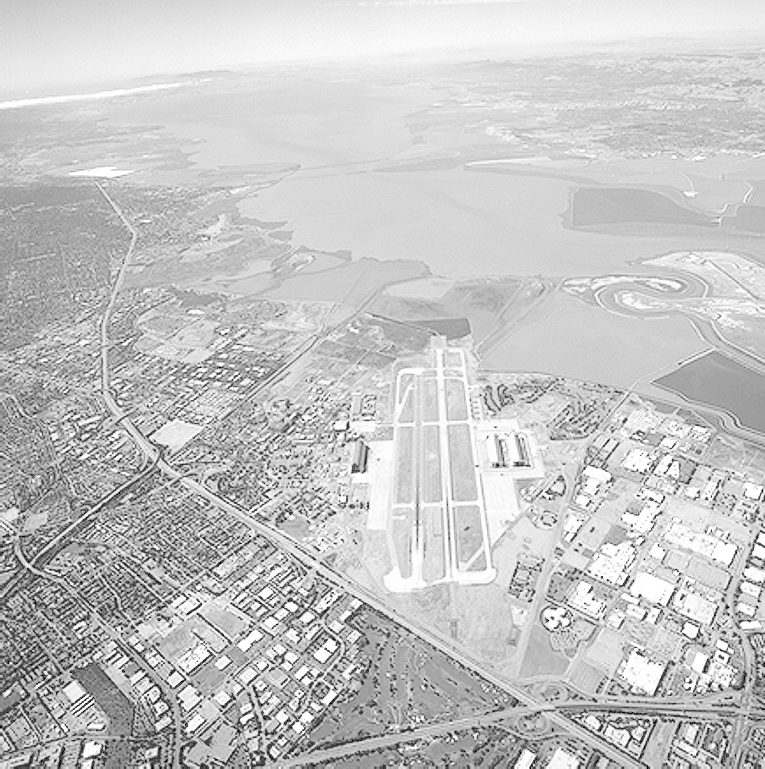
#> input picture Script/Lab 3/fig01.tif, 765 x 769 px
$ python Task3.py
#> lines starting #> are read from the running program, lines starting #| are printed output that depends on the picture
import numpy as np
import cv2 as cv
import os
os.environ['QT_QPA_PLATFORM'] = 'xcb'
def readimg_grey(path):
#> called with path = 'fig01.tif'
    img = cv.imread(path, cv.IMREAD_GRAYSCALE)
#> img is the input picture: shape (769, 765); min 0, max 255, mean 197.1
    img_data = np.array(img)
    return img_data

def readimg_color(path):
    img = cv.imread(path)
    img_data = np.array(img)
    return img_data

def power_transform(img, gamma):
#> called with gamma = 0.2
    [x, y] = img.shape
#> x = 769; y = 765
    for i in range(x):
        for j in range(y):
            img[i][j] = pow(img[i][j]/255, gamma) * 255
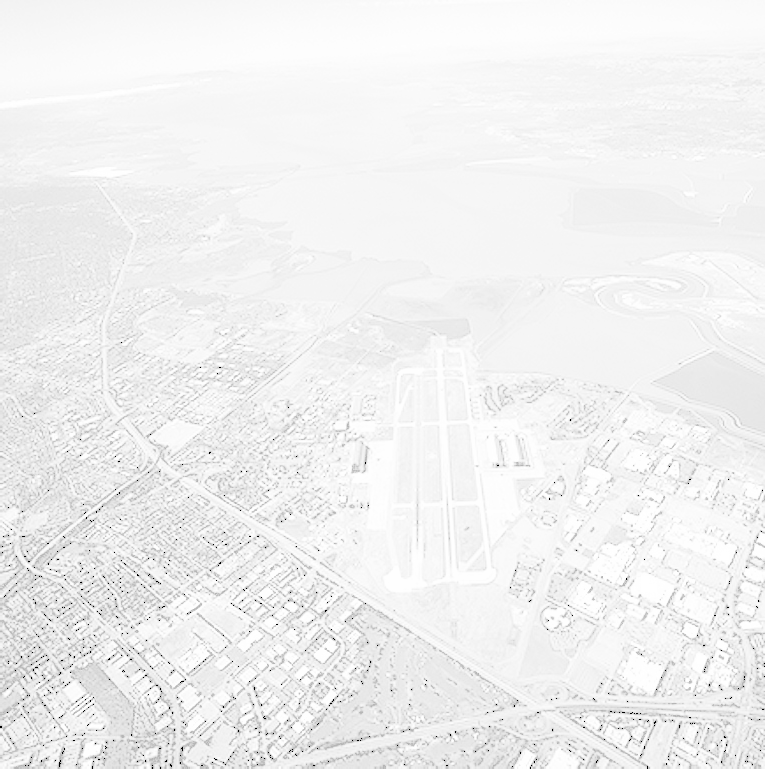
#> img: shape (769, 765); min 0, max 255, mean 240.3
#> call 2 of power_transform, with gamma = 0.5
#> after the loop in power_transform (call 2), `for i in range(x):`:
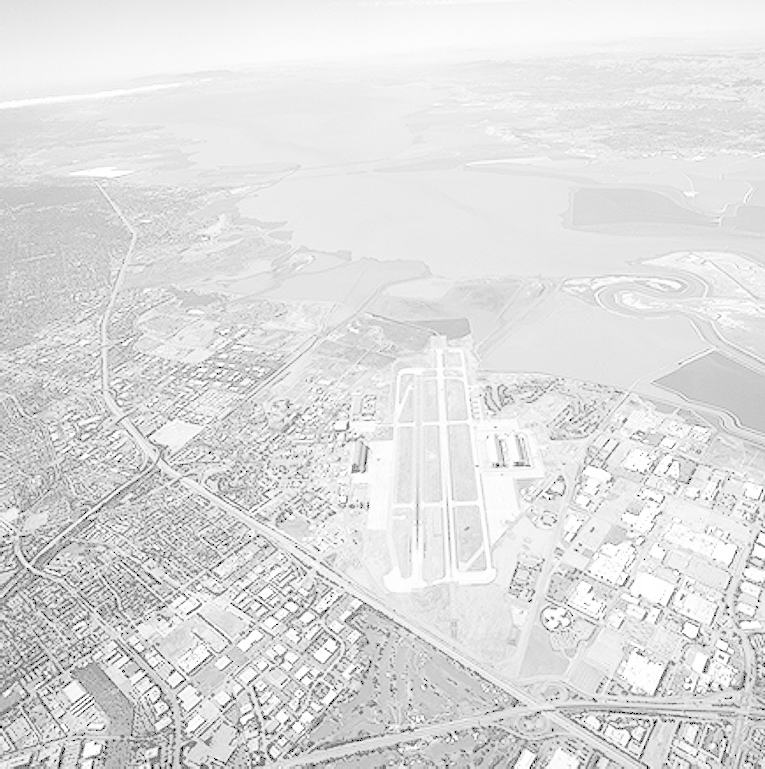
#> img: shape (769, 765); min 0, max 255, mean 222
#> call 4 of power_transform, with gamma = 1.8
#> after the loop in power_transform (call 4), `for i in range(x):`:
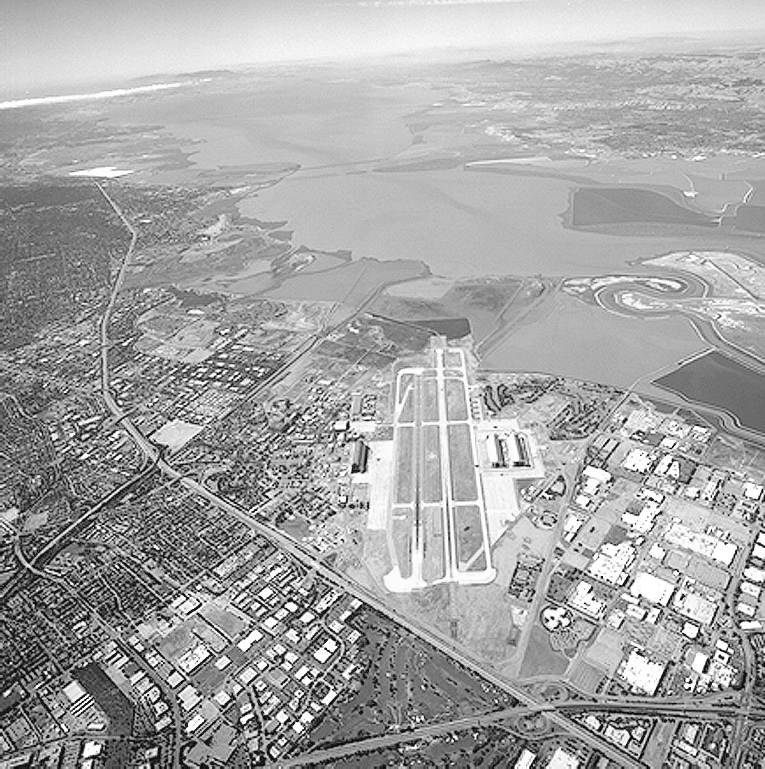
#> img: shape (769, 765); min 0, max 255, mean 165
    cv.imshow('img', img)
    cv.waitKey(0)

def log_transform(img):
    [x, y] = img.shape
#> x = 769; y = 765
    for i in range(x):
        for j in range(y):
            img[i][j] = np.log10(1 + img[i][j]) * 255
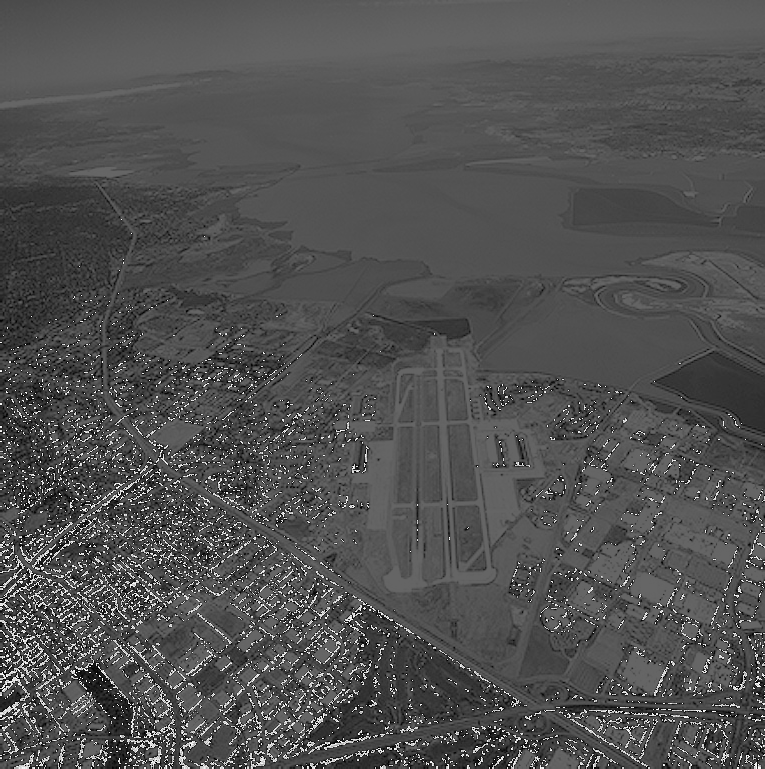
#> img: shape (769, 765); min 0, max 254, mean 80.9
    cv.imshow('img', img)
    cv.waitKey()

img1 = readimg_grey(r"fig01.tif")
power_transform(img1, 0.2)
img1 = readimg_grey(r"fig01.tif")
power_transform(img1, 0.5)
img1 = readimg_grey(r"fig01.tif")
power_transform(img1, 1.2)
img1 = readimg_grey(r"fig01.tif")
power_transform(img1, 1.8)
img1 = readimg_grey(r"fig01.tif")
log_transform(img1)

img1 = readimg_grey(r"D:\Semester 6\DIP\Lab\Lab 3\fig02.tif")
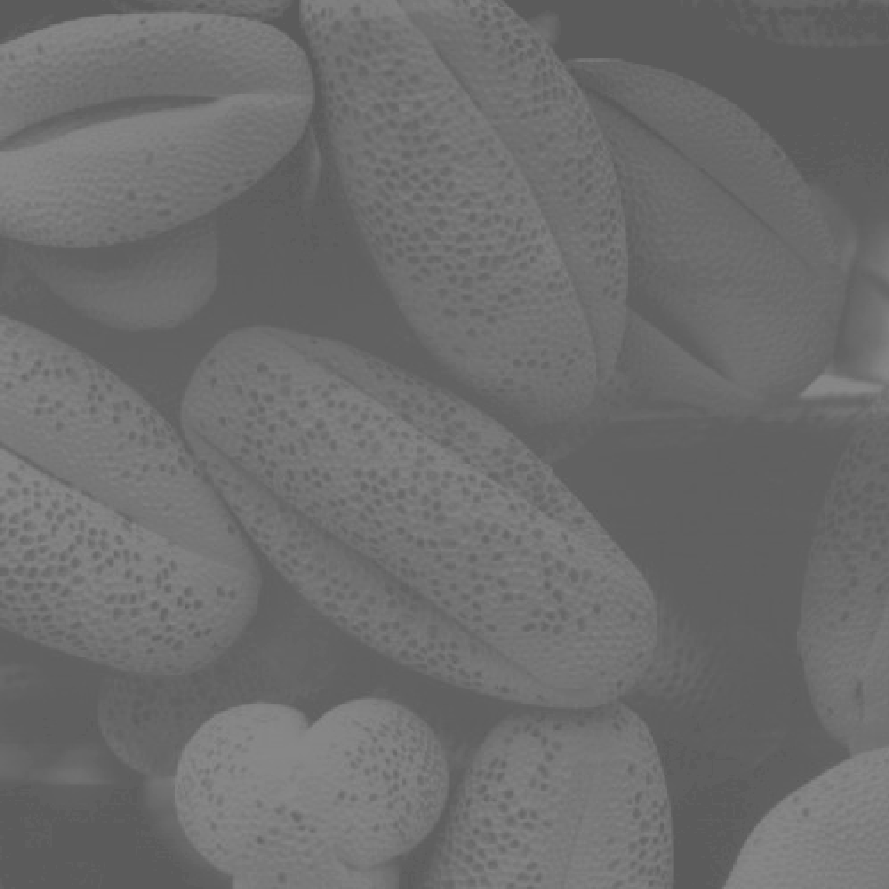
#> input picture Script/Lab 3/fig02.tif, 889 x 889 px, found by its file name
#> in readimg_grey, img is the input picture: shape (889, 889); min 91, max 138, mean 109.1
power_transform(img1, 0.2)
#> after the loop in power_transform (call 5), `for i in range(x):`:
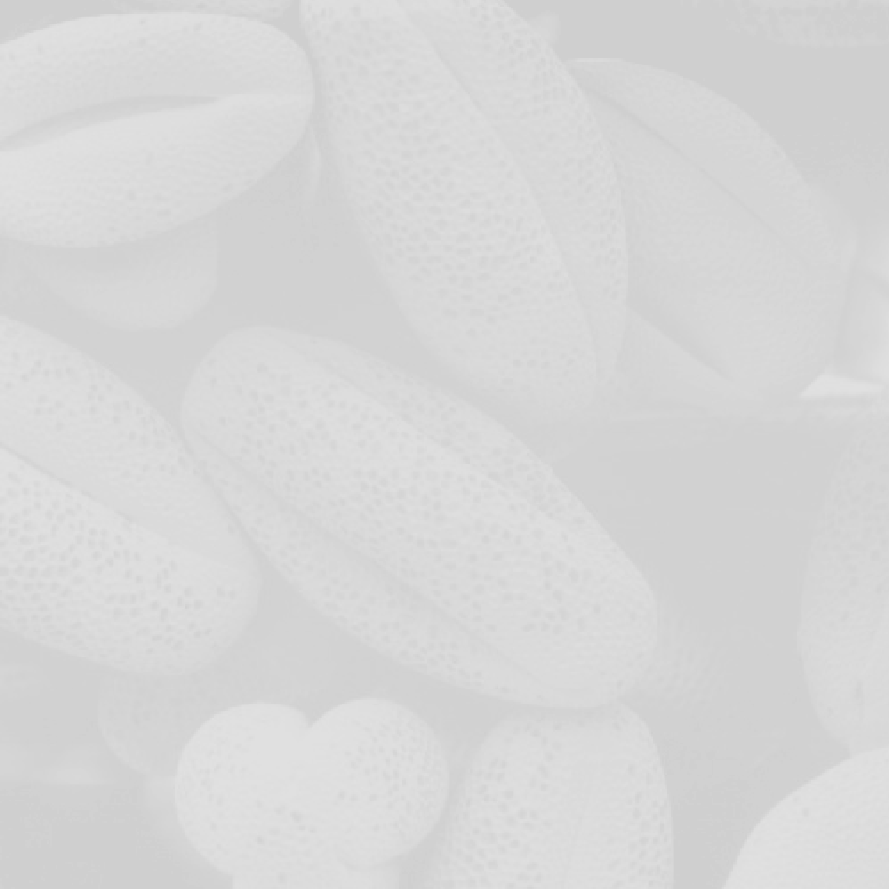
#> img: shape (889, 889); min 207, max 225, mean 214.5
img1 = readimg_grey(r"D:\Semester 6\DIP\Lab\Lab 3\fig02.tif")
power_transform(img1, 0.5)
#> after the loop in power_transform (call 6), `for i in range(x):`:
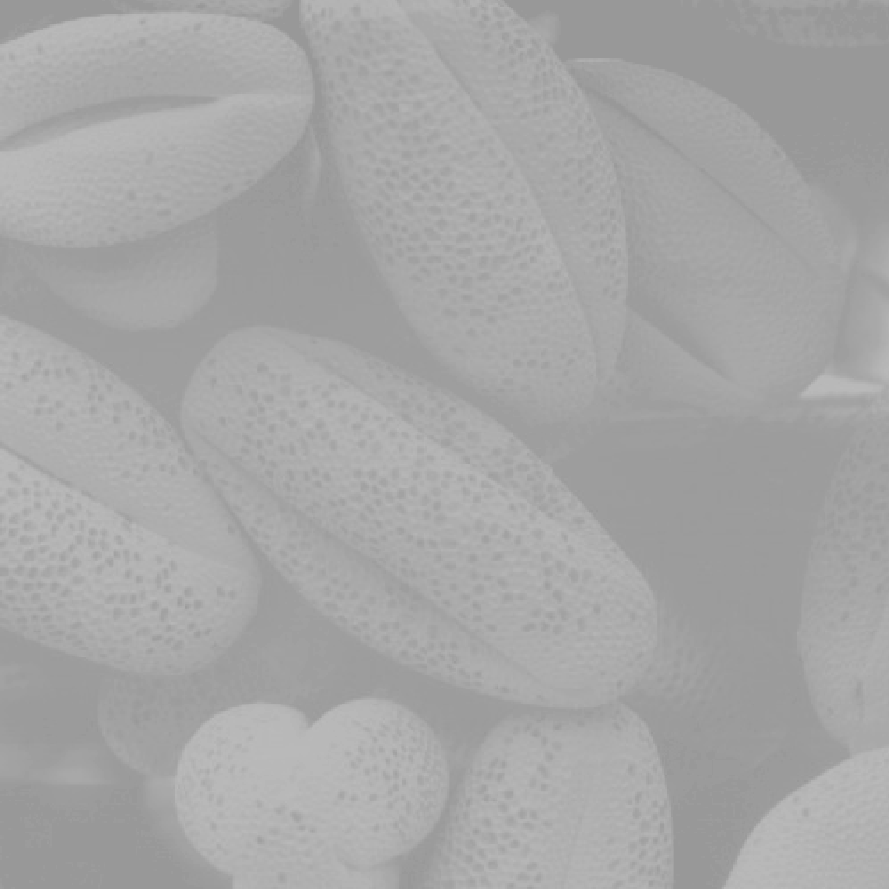
#> img: shape (889, 889); min 152, max 187, mean 166.1
img1 = readimg_grey(r"D:\Semester 6\DIP\Lab\Lab 3\fig02.tif")
power_transform(img1, 1.2)
img1 = readimg_grey(r"D:\Semester 6\DIP\Lab\Lab 3\fig02.tif")
power_transform(img1, 1.8)
img1 = readimg_grey(r"D:\Semester 6\DIP\Lab\Lab 3\fig02.tif")
log_transform(img1)

img1 = readimg_grey(r"D:\Semester 6\DIP\Lab\Lab 3\fig03.tif")
power_transform(img1, 0.2)
img1 = readimg_grey(r"D:\Semester 6\DIP\Lab\Lab 3\fig03.tif")
power_transform(img1, 0.5)
img1 = readimg_grey(r"D:\Semester 6\DIP\Lab\Lab 3\fig03.tif")
power_transform(img1, 1.2)
img1 = readimg_grey(r"D:\Semester 6\DIP\Lab\Lab 3\fig03.tif")
power_transform(img1, 1.8)
img1 = readimg_grey(r"D:\Semester 6\DIP\Lab\Lab 3\fig03.tif")
log_transform(img1)

log_transform(img1)
